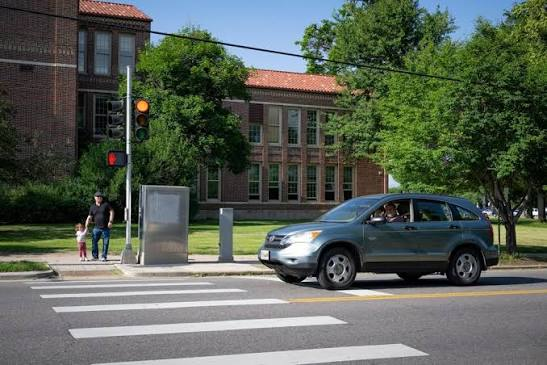
#> input picture research-engine/cctv_frames/image 1.jpg, 547 x 365 px
$ python -i image_quality.py   (imports and definitions only)   (older library calls are emulated)
#> lines starting #> are read from the running program, lines starting #| are printed output that depends on the picture
#> further down, picture is the input picture: PIL image 547x365 RGB; mean R, G, B 88.6, 96.5, 86.3
"""Image-quality diagnostics (not model epistemic uncertainty).

The returned measurements are descriptive proxies only. They must not be
reported as calibrated probabilities or used as a contradiction score.
"""

from __future__ import annotations

from typing import Dict, List

import cv2
import numpy as np
from PIL import Image


def compute_image_quality_metrics(image: Image.Image) -> Dict[str, float | int]:
    if not isinstance(image, Image.Image):
        raise TypeError("image must be a PIL.Image.Image")
    if image.width < 2 or image.height < 2:
        raise ValueError("image dimensions must be at least 2x2 pixels")

    rgb = np.asarray(image.convert("RGB"), dtype=np.uint8)
    gray = cv2.cvtColor(rgb, cv2.COLOR_RGB2GRAY)
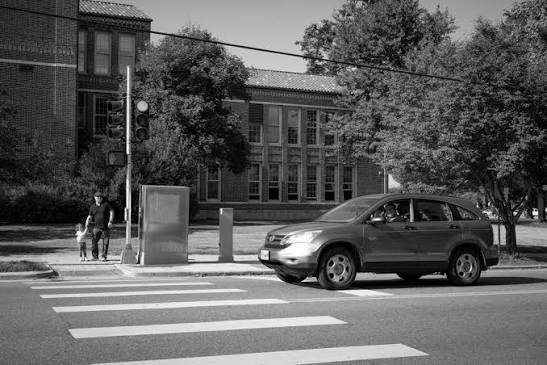
#> gray: shape (365, 547); min 0, max 255, mean 93
    smoothed = cv2.GaussianBlur(gray, (5, 5), 0)
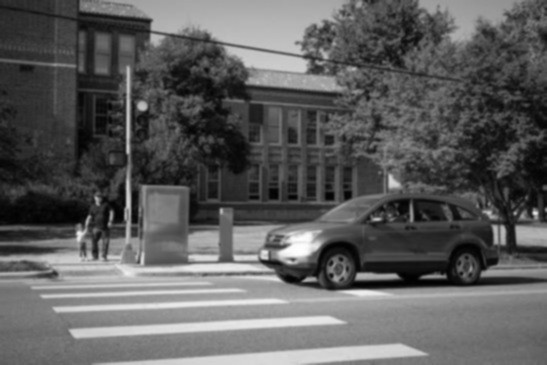
#> smoothed: shape (365, 547); min 1, max 255, mean 93
    high_frequency_residual = cv2.absdiff(gray, smoothed)
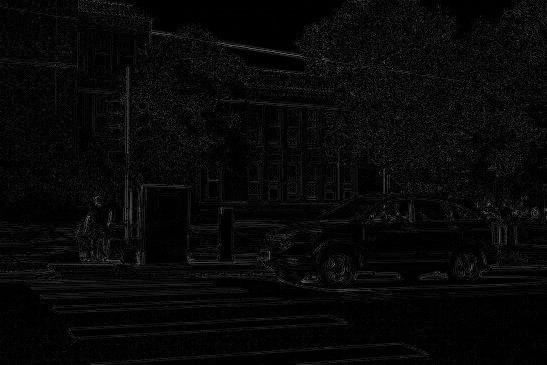
#> high_frequency_residual: shape (365, 547); min 0, max 106, mean 8.3
    laplacian = cv2.Laplacian(gray, cv2.CV_64F)
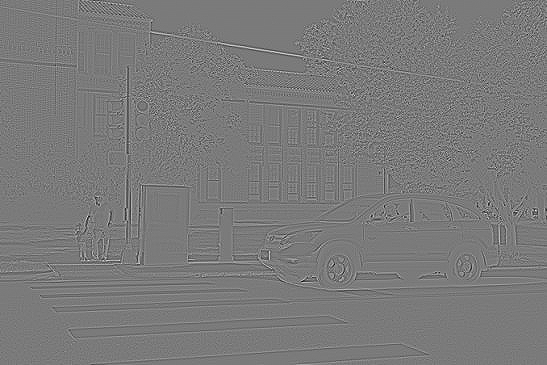
#> laplacian: shape (365, 547) float64; min -376, max 405, mean 0; drawn with min black and max white

    return {
        "width": int(image.width),
        "height": int(image.height),
        "mean_absolute_high_frequency_residual": float(np.mean(high_frequency_residual)),
        "laplacian_variance": float(np.var(laplacian)),
        "luminance_standard_deviation": float(np.std(gray)),
    }


def compute_patch_sharpness(image: Image.Image, grid: int = 7) -> List[float]:
    """Laplacian variance per CLIP ViT patch cell (default 7x7 = 49 patches).

    Used only to derive per-patch trust weights for partial optimal transport.
    This is a descriptive quality signal, not model uncertainty.
    """
    if not isinstance(image, Image.Image):
        raise TypeError("image must be a PIL.Image.Image")
    if grid < 1:
        raise ValueError("grid must be >= 1")
    side = 224
    rgb = np.asarray(image.convert("RGB").resize((side, side)), dtype=np.uint8)
    gray = cv2.cvtColor(rgb, cv2.COLOR_RGB2GRAY)
    cell = side // grid
    if cell < 1:
        raise ValueError("grid is too large for the resized patch canvas")
    sharpness: List[float] = []
    for gy in range(grid):
        for gx in range(grid):
            patch = gray[gy * cell:(gy + 1) * cell, gx * cell:(gx + 1) * cell]
            laplacian = cv2.Laplacian(patch, cv2.CV_64F)
            sharpness.append(float(np.var(laplacian)))
    return sharpness

>>> from PIL import Image
>>> picture = Image.open('../cctv_frames/image 1.jpg')
>>> result = compute_image_quality_metrics(picture)
#> result = {'width': 547, 'height': 365, 'mean_absolute_high_frequency_residual': 8.26, 'laplacian_variance': 1894.5, 'luminance_standard_deviation': 57.98}

$ run again, on research-engine/cctv_frames/image 3.jpg
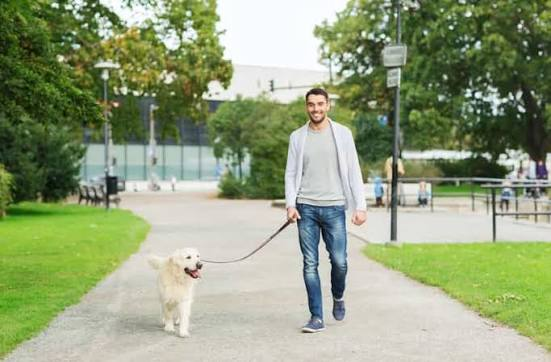
#> input picture research-engine/cctv_frames/image 3.jpg, 551 x 362 px
#> picture is the input picture: PIL image 551x362 RGB; mean R, G, B 147.5, 160.1, 125.3
#> in compute_image_quality_metrics, `high_frequency_residual = cv2.absdiff(gray, smoothed)`:
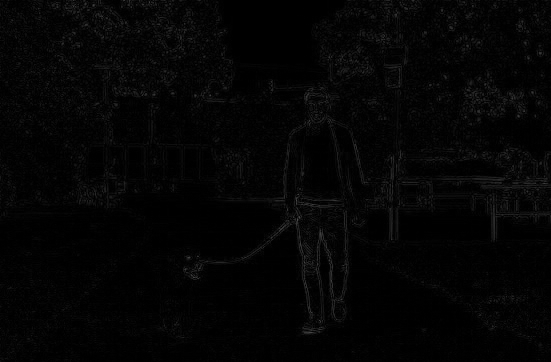
#> high_frequency_residual: shape (362, 551); min 0, max 79, mean 4.4
#> in compute_image_quality_metrics, `laplacian = cv2.Laplacian(gray, cv2.CV_64F)`:
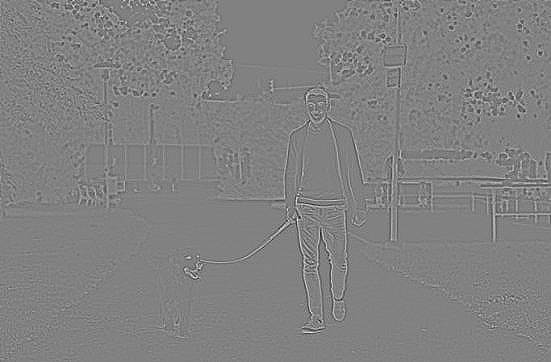
#> laplacian: shape (362, 551) float64; min -247, max 239, mean 0; drawn with min black and max white
#> result = {'width': 551, 'height': 362, 'mean_absolute_high_frequency_residual': 4.43, 'laplacian_variance': 467.4, 'luminance_standard_deviation': 64}

$ run again, on research-engine/cctv_frames/image 4.jpg
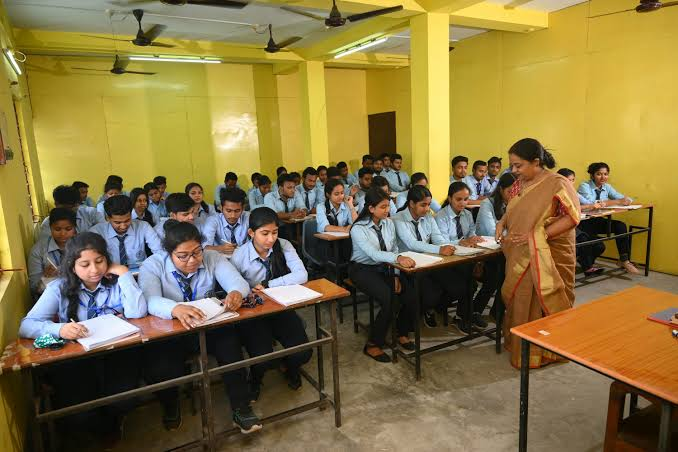
#> input picture research-engine/cctv_frames/image 4.jpg, 678 x 452 px
#> picture is the input picture: PIL image 678x452 RGB; mean R, G, B 133.6, 115.8, 66.7
#> in compute_image_quality_metrics, `high_frequency_residual = cv2.absdiff(gray, smoothed)`:
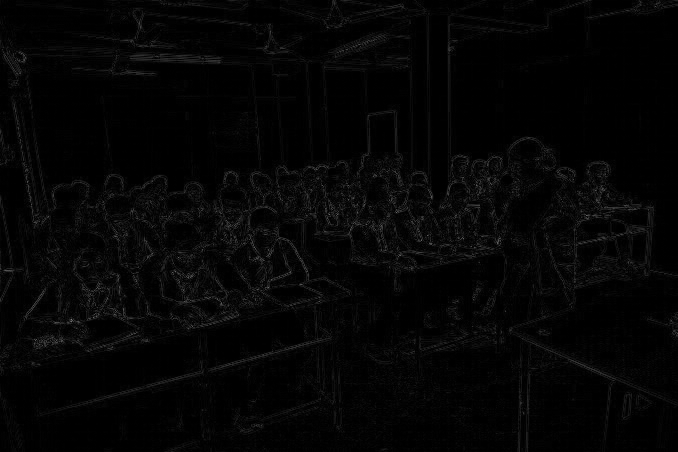
#> high_frequency_residual: shape (452, 678); min 0, max 125, mean 4.9
#> in compute_image_quality_metrics, `laplacian = cv2.Laplacian(gray, cv2.CV_64F)`:
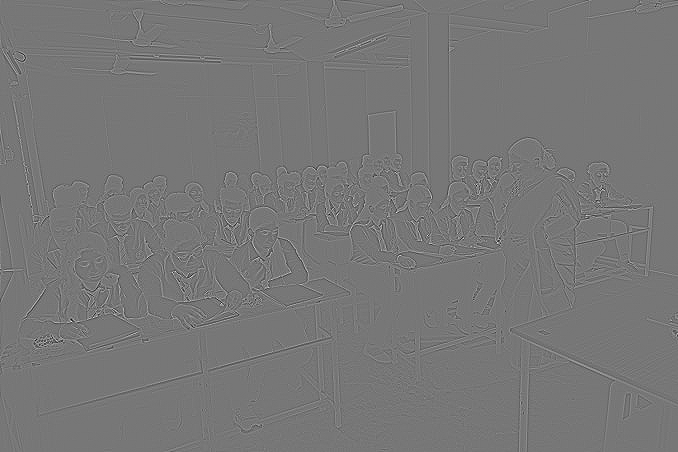
#> laplacian: shape (452, 678) float64; min -458, max 520, mean 0; drawn with min black and max white
#> result = {'width': 678, 'height': 452, 'mean_absolute_high_frequency_residual': 4.95, 'laplacian_variance': 1157.8, 'luminance_standard_deviation': 61.34}
